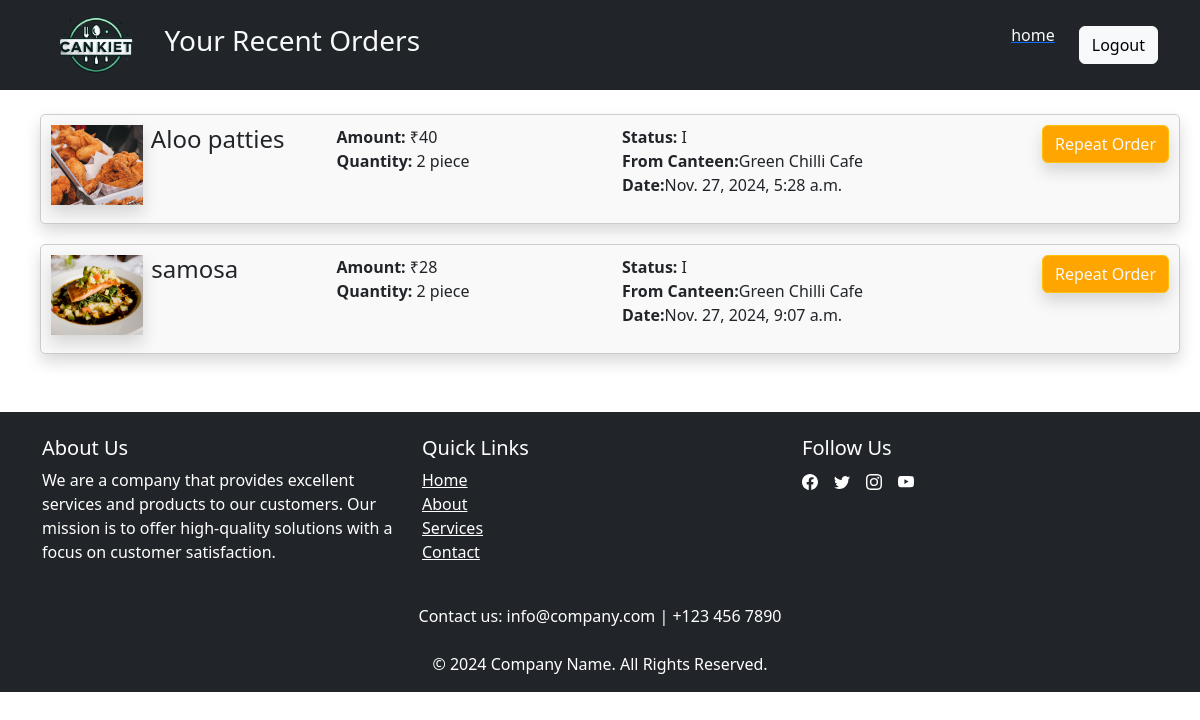
Before: /cankiet/orders/ with the older database file.
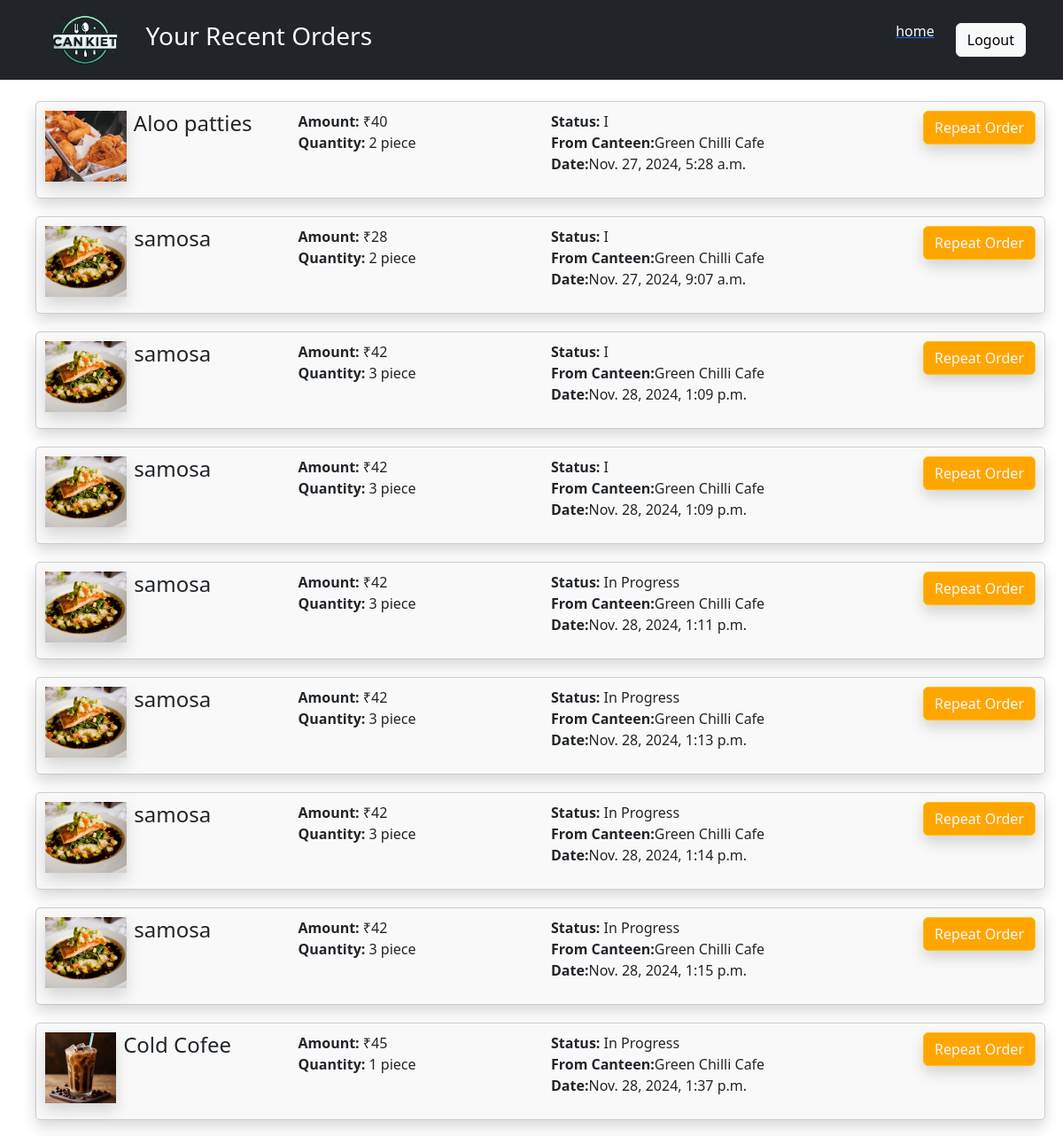
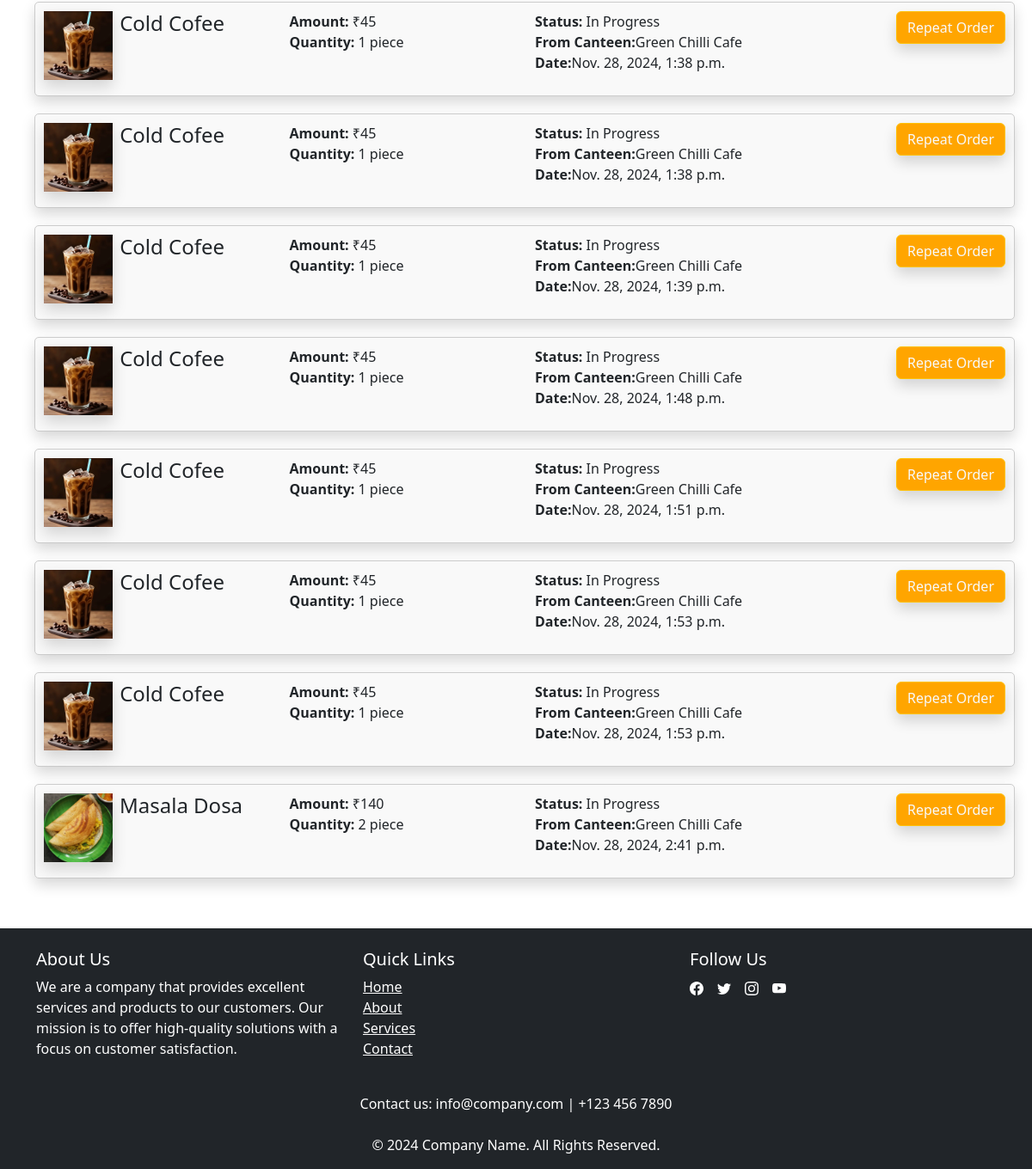
After: the same page with the newer database file (2 pictures, top to bottom).
### cankiet/models.py (models this page shows, shortened)
class Order(models.Model):
    st=[
        ('Rejected','rejected'),
        ('In Progress','in-progress'),
        ('Compeleted','completed'),
    ]
    o_no = models.CharField(max_length=30,primary_key=True)  # Auto-incrementing primary key
    o_date = models.DateTimeField(default=now)  # Automatically stores current date and time
    c_no = models.ForeignKey(Canteen, on_delete=models.CASCADE)  # Foreign key to Canteen table
    item = models.ForeignKey(Items, on_delete=models.CASCADE)  # Single-valued attribute (ForeignKey to Item)
    quantity = models.IntegerField(default=1)  # Quantity of the item in the order
    total_amount = models.IntegerField(default=0)  # Store the total amount
    status=models.CharField(max_length=11,choices=st,default='In Progress')

class Items(models.Model):
    i_no=models.CharField(max_length=12,primary_key=True)
    item=models.CharField(max_length=20)
    i_image=models.ImageField(upload_to='images/',blank=True)
    price=models.IntegerField()
    c_no=models.CharField(max_length=12)
    availability=models.CharField(max_length=1)

class Canteen(models.Model):
    c_no=models.CharField(max_length=2,primary_key=True,)
    c_name=models.CharField(max_length=20)

### cankiet/views.py (the view)
# urls.py: path('orders/',views.orders, name='orders'),
def orders(request):
    orders=Order.objects.all()
    user=User.objects.all()
    items=Items.objects.all()
    return render(request, 'cankiet/orders.html', {'user': user,'items':items,'order':orders})

### cankiet/templates/cankiet/orders.html (shortened to what this page needs)
{% load static %}
<!DOCTYPE html>
<html>
<head>
    <link href="https://cdn.jsdelivr.net/npm/bootstrap@5.3.0/dist/css/bootstrap.min.css" rel="stylesheet">
</head>
<body>
      <nav class="navbar navbar-expand-lg navbar-light text-light bg-dark fixed-top">
        <div class="container">
            <a class="navbar-brand" href="#"><img src="{% static 'images/cankiet_logo.png' %}"  height="60px" alt="logo" class="img-responsive"></a>
            <h3 class="text-light"> Your Recent Orders</h3>
            <div class="collapse navbar-collapse" id="navbarNav">
                <ul class="navbar-nav ms-auto">
                    <li class="nav-item mb-0 me-4 ">
                        <h6>{{request.session.user.name }} &nbsp; {{request.session.user.u_id}}</h6>
                    </li>
                    <li class="nav-item mb-0 me-4">
                        <a class="" href="#"><h6 class="text-light">home</h6></a>
                    </li>
                    <li class="nav-item mb-0 mt-0">
                        <a class="btn btn-light text-warm" href="{% url 'logout'%}">Logout</a>
                    </li>
                </ul>
            </div>
        </div>
    </nav>
  <div class="container ">
    <div class="row ">
    <h1 class="mt-5">Your Recent Orders</h1>
        {% for ord in order %}
            <div class="item-card  shadow">
              <div class="row">
                <div class="col col-md-3 col-sm-1 d-flex">
                <img src="{{ord.item.i_image.url}}" class="shadow" height="80px" alt="">
                <h4 class="ms-2">{{ ord.item.item }}</h4>
                </div>
                <div class="col col-md-3 col-sm-1">
                <p class=""><strong>Amount:</strong> ₹{{ ord.total_amount }}<br> <strong>Quantity:</strong> {{ ord.quantity }} piece</p>
                </div>
                <div class="col col-md-3 col-sm-1">
                <p class=""><strong>Status:</strong> {{ord.status}} <br> <strong>From Canteen:</strong>{{ord.c_no.c_name}} <br><strong>Date:</strong>{{ord.o_date}}</p>
                </div>
                <div class="col col-md-3 col-sm-1 text-end">
                <form method="post" action="">
                    <button type="submit" class="btn btn-2 btn-warning text-light ms-4 shadow ">Repeat Order</button>
                </form>
                </div>
              </div>
            </div>
        {% endfor %}
    </div>
  </div>
<footer class="bg-dark text-white pt-4 pb-2 mt-5">
  <div class="container">
    <div class="row">
      <div class="col-md-4">
        <h5>About Us</h5>
        <p>
          We are a company that provides excellent services and products to our customers. Our mission is to offer high-quality solutions with a focus on customer satisfaction.
        </p>
      </div>
      <div class="col-md-4">
        <h5>Quick Links</h5>
        <ul class="list-unstyled">
          <li><a href="#"class="text-white">Home</a></li>
          <li><a href="#" class="text-white">About</a></li>
          <li><a href="#" class="text-white">Services</a></li>
          <li><a href="#" class="text-white">Contact</a></li>
        </ul>
      </div>
      <div class="col-md-4">
        <h5>Follow Us</h5>
        <ul class="list-unstyled d-flex">
          <li class="me-3">
            <a href="#" class="text-white"></i></a>
          </li>
          <li class="me-3">
            <a href="#" class="text-white"></i></a>
          </li>
          <li class="me-3">
            <a href="#" class="text-white"></i></a>
          </li>
          <li class="me-3">
              <a href="#" class="text-white"></i></a>
          </li>
        </ul>
      </div>
    </div>
    <div class="row mt-4">
      <div class="col-12 text-center">
        <p>Contact us: info@company.com | +123 456 7890</p>
      </div>
    </div>
  </div>
  <div class="bg-dark text-center text-white py-2">
    <p class="mb-0">&copy; 2024 Company Name. All Rights Reserved.</p>
  </div>
</footer>
</body>
</html>

### cankiet/templates/cankiet/orders.html (style rules this page uses)
.navbar { background-color: #333; color: white; padding: 10px; text-align: right; }
.item-card { border: 1px solid #ccc; padding: 10px; margin: 10px; border-radius: 5px; background-color: #f9f9f9; }
.btn-2 { background-color: orange; }

Changed rows visible on the page:
added Order: item.i_image (picture), item.item "samosa", total_amount "42", quantity "3", status "I", c_no.c_name "Green Chilli Cafe", o_date "Nov. 28, 2024, 1:09 p.m."
added Order: item.i_image (picture), item.item "samosa", total_amount "42", quantity "3", status "I", c_no.c_name "Green Chilli Cafe", o_date "Nov. 28, 2024, 1:09 p.m."
added Order: item.i_image (picture), item.item "samosa", total_amount "42", quantity "3", status "In Progress", c_no.c_name "Green Chilli Cafe", o_date "Nov. 28, 2024, 1:11 p.m."
added Order: item.i_image (picture), item.item "samosa", total_amount "42", quantity "3", status "In Progress", c_no.c_name "Green Chilli Cafe", o_date "Nov. 28, 2024, 1:13 p.m."
added Order: item.i_image (picture), item.item "samosa", total_amount "42", quantity "3", status "In Progress", c_no.c_name "Green Chilli Cafe", o_date "Nov. 28, 2024, 1:14 p.m."
added Order: item.i_image (picture), item.item "samosa", total_amount "42", quantity "3", status "In Progress", c_no.c_name "Green Chilli Cafe", o_date "Nov. 28, 2024, 1:15 p.m."
added Order: item.i_image (picture), item.item "Cold Cofee", total_amount "45", quantity "1", status "In Progress", c_no.c_name "Green Chilli Cafe", o_date "Nov. 28, 2024, 1:37 p.m."
added Order: item.i_image (picture), item.item "Cold Cofee", total_amount "45", quantity "1", status "In Progress", c_no.c_name "Green Chilli Cafe", o_date "Nov. 28, 2024, 1:38 p.m."
added Order: item.i_image (picture), item.item "Cold Cofee", total_amount "45", quantity "1", status "In Progress", c_no.c_name "Green Chilli Cafe", o_date "Nov. 28, 2024, 1:38 p.m."
added Order: item.i_image (picture), item.item "Cold Cofee", total_amount "45", quantity "1", status "In Progress", c_no.c_name "Green Chilli Cafe", o_date "Nov. 28, 2024, 1:39 p.m."
added Order: item.i_image (picture), item.item "Cold Cofee", total_amount "45", quantity "1", status "In Progress", c_no.c_name "Green Chilli Cafe", o_date "Nov. 28, 2024, 1:48 p.m."
added Order: item.i_image (picture), item.item "Cold Cofee", total_amount "45", quantity "1", status "In Progress", c_no.c_name "Green Chilli Cafe", o_date "Nov. 28, 2024, 1:51 p.m."
added Order: item.i_image (picture), item.item "Cold Cofee", total_amount "45", quantity "1", status "In Progress", c_no.c_name "Green Chilli Cafe", o_date "Nov. 28, 2024, 1:53 p.m."
added Order: item.i_image (picture), item.item "Cold Cofee", total_amount "45", quantity "1", status "In Progress", c_no.c_name "Green Chilli Cafe", o_date "Nov. 28, 2024, 1:53 p.m."
added Order: item.i_image (picture), item.item "Masala Dosa", total_amount "140", quantity "2", status "In Progress", c_no.c_name "Green Chilli Cafe", o_date "Nov. 28, 2024, 2:41 p.m."
